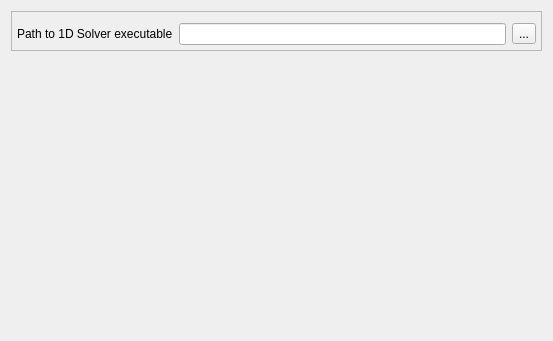
<?xml version="1.0" encoding="UTF-8"?>
<ui version="4.0">
 <class>sv4guiROMSimulationPreferencePage</class>
 <widget class="QWidget" name="sv4guiROMSimulationPreferencePage">
  <property name="geometry">
   <rect>
    <x>0</x>
    <y>0</y>
    <width>553</width>
    <height>341</height>
   </rect>
  </property>
  <property name="windowTitle">
   <string>Form</string>
  </property>
  <layout class="QVBoxLayout" name="verticalLayout">
   <item>
    <widget class="QFrame" name="frame">
     <property name="frameShape">
      <enum>QFrame::StyledPanel</enum>
     </property>
     <property name="frameShadow">
      <enum>QFrame::Raised</enum>
     </property>
     <layout class="QVBoxLayout" name="verticalLayout_3">
      <property name="leftMargin">
       <number>5</number>
      </property>
      <property name="topMargin">
       <number>5</number>
      </property>
      <property name="rightMargin">
       <number>5</number>
      </property>
      <property name="bottomMargin">
       <number>5</number>
      </property>
      <item>
       <widget class="QWidget" name="widget_3" native="true">
        <layout class="QHBoxLayout" name="horizontalLayout_2">
         <property name="leftMargin">
          <number>0</number>
         </property>
         <property name="topMargin">
          <number>0</number>
         </property>
         <property name="rightMargin">
          <number>0</number>
         </property>
         <property name="bottomMargin">
          <number>0</number>
         </property>
        </layout>
       </widget>
      </item>
      <item>
       <widget class="QWidget" name="widget_6" native="true">
        <layout class="QGridLayout" name="gridLayout_5">
         <property name="leftMargin">
          <number>0</number>
         </property>
         <property name="topMargin">
          <number>0</number>
         </property>
         <property name="rightMargin">
          <number>0</number>
         </property>
         <property name="bottomMargin">
          <number>0</number>
         </property>
         <item row="1" column="0">
          <widget class="QLabel" name="label_5">
           <property name="text">
            <string>Path to 1D Solver executable</string>
           </property>
          </widget>
         </item>
         <item row="1" column="2">
          <widget class="QToolButton" name="SolverExecutablePath_Button">
           <property name="text">
            <string>...</string>
           </property>
          </widget>
         </item>
         <item row="1" column="1">
          <widget class="QLineEdit" name="SolverExecutablePath_LineEdit">
           <property name="text">
            <string/>
           </property>
          </widget>
         </item>
        </layout>
       </widget>
      </item>
     </layout>
    </widget>
   </item>
   <item>
    <spacer name="verticalSpacer">
     <property name="orientation">
      <enum>Qt::Vertical</enum>
     </property>
     <property name="sizeHint" stdset="0">
      <size>
       <width>20</width>
       <height>40</height>
      </size>
     </property>
    </spacer>
   </item>
  </layout>
 </widget>
 <resources/>
 <connections/>
</ui>
